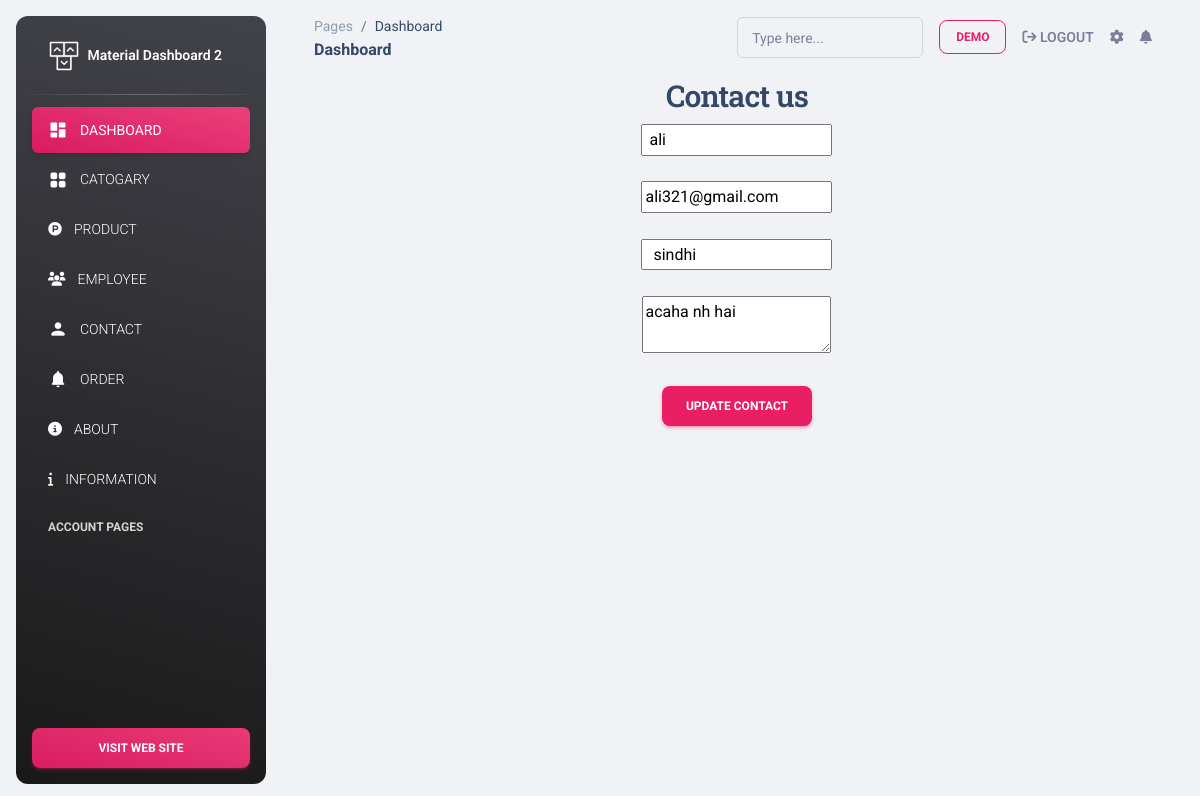
The page /farm/admin/pages/updatecontact.php?idgo=5 (signed in) on the database its author committed.
### tables this page shows
CREATE TABLE `tbl_commerce` (
  `id` int(11) NOT NULL,
  `name` varchar(50) NOT NULL,
  `email` varchar(50) NOT NULL,
  `subject` varchar(50) NOT NULL,
  `mssg` varchar(50) NOT NULL
);

### farm/admin/pages/updatecontact.php (the view, shortened to what this page needs)
<!DOCTYPE html>
<html lang="en">
<head>
</head>
<body>
<?php
include('header.php');
?>
<?php
$idd = $_GET["idgo"];
$upd_con = mysqli_query($conn,"SELECT * FROM `tbl_commerce` WHERE id = $idd");
$carray = mysqli_fetch_array($upd_con);
?>
<section class="inner_page_head">
  <div class="container_fuild">
     <div class="row">
        <div class="col-md-12">
           <div class="full">
              <h3 style="text-align: center;">Contact us</h3>
           </div>
        </div>
     </div>
  </div>
</section>
<section class="why_section layout_padding">
  <div class="container">
     <div class="row">
        <div class="col-lg-8 offset-lg-2">
           <div class="full">
                 <center>
              <form action="" method="post">
                 <fieldset>
                    <input type="text" placeholder="Enter your full name" name="name" value="<?php echo $carray[1]; ?>" required />
                    <br><br>
                    <input type="email" placeholder="Enter your email address" name="email" value="<?php echo $carray[2]; ?>" required />
                    <br><br>
                    <input type="text" placeholder="Enter subject" name="subject" value="<?php echo $carray[3];?>" required />
                    <br><br>
                    <textarea placeholder="Enter your message" name="msg"  required><?php echo $carray[4];?></textarea>
                    <br><br>
                    <button type="submit" class="btn btn-primary" name="upc">UPDATE CONTACT</button>
                 </fieldset>
              </form>
              </center>
           </div>
        </div>
     </div>
  </div>
</section>
</body>
</html>

### rows shown on the page
tbl_commerce: name "ali", email "ali321@gmail.com", subject "sindhi", msg "acaha nh hai"

### other values the page prints
$_SESSION["username"] "DEMO"
